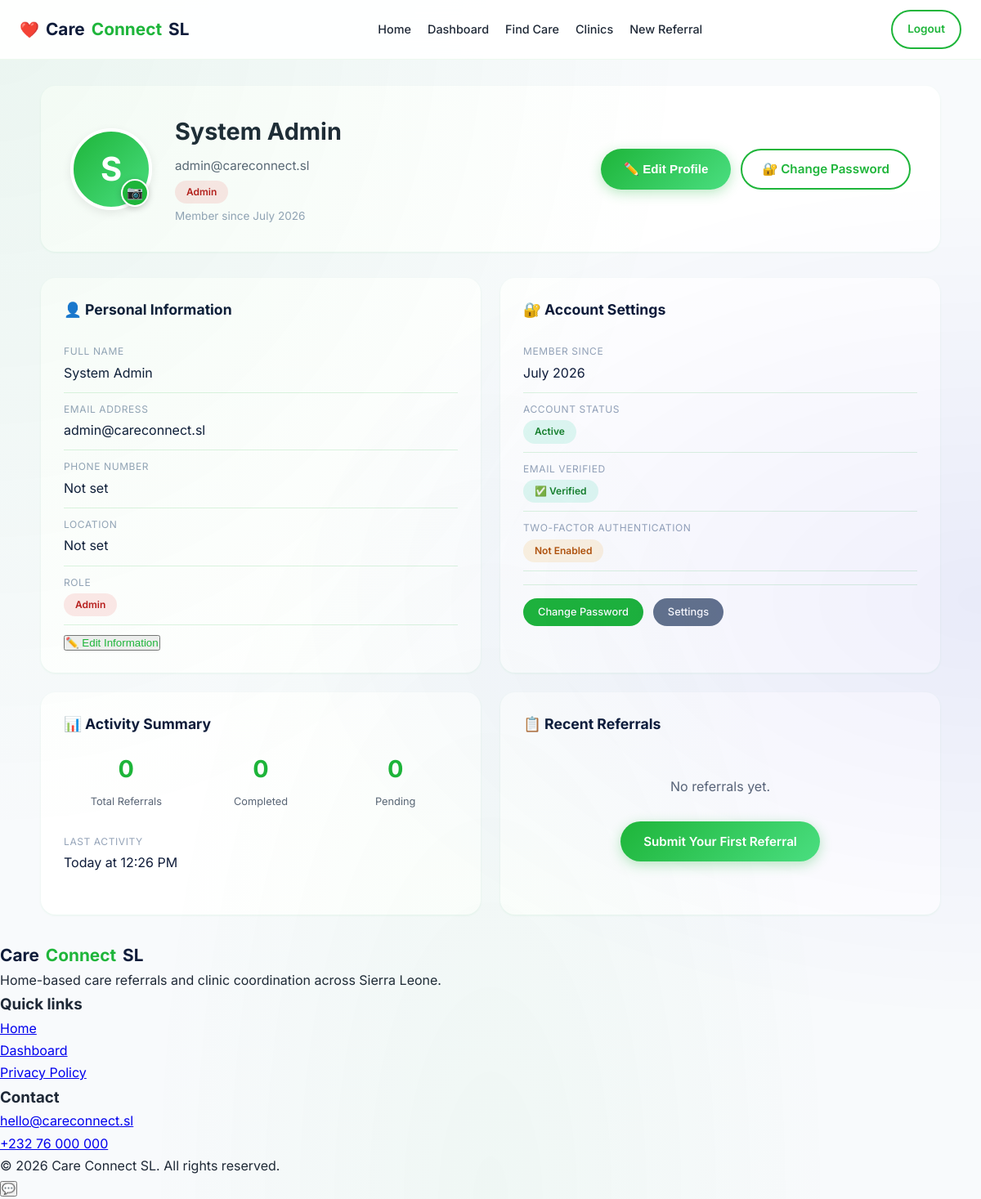
The app's page /profile.php (signed in) with its own data.
### tables this page shows
CREATE TABLE IF NOT EXISTS users (
    id INT AUTO_INCREMENT PRIMARY KEY,
    name VARCHAR(100) NOT NULL,
    email VARCHAR(100) NOT NULL UNIQUE,
    password VARCHAR(255) NOT NULL,
    role ENUM('patient', 'doctor', 'hospital', 'admin') NOT NULL DEFAULT 'patient',
    status ENUM('active', 'inactive', 'banned') DEFAULT 'active',
    email_verified BOOLEAN DEFAULT FALSE,
    verification_token VARCHAR(64) NULL,
    reset_token VARCHAR(64) NULL,
    reset_token_expires DATETIME NULL,
    last_login DATETIME NULL,
    ip_address VARCHAR(45) NULL,
    created_at DATETIME DEFAULT CURRENT_TIMESTAMP,
    updated_at DATETIME DEFAULT CURRENT_TIMESTAMP ON UPDATE CURRENT_TIMESTAMP,
    INDEX idx_email (email),
    INDEX idx_role (role),
    INDEX idx_status (status),
    INDEX idx_created (created_at)
);

### profile.php (the view, shortened to what this page needs)
<?php
require_once 'db.php';
$user_id = $_SESSION['user_id'];
$user_email = $_SESSION['user_email'];
$user_role = $_SESSION['role'] ?? 'patient';
try {
    $stmt = $conn->prepare("SELECT * FROM users WHERE id = ?");
    $stmt->execute([$user_id]);
    $user = $stmt->fetch();
    $user_name = $user['name'];
    $user_email = $user['email'];
    $user_phone = $user['phone'] ?? '';
    $user_location = $user['location'] ?? '';
    $user_picture = $user['profile_picture'] ?? '';
    $user_role = $user['role'] ?? 'patient';
    $user_created = $user['created_at'] ?? date('Y-m-d H:i:s');
    $stmt = $conn->prepare("SELECT COUNT(*) as total FROM referrals WHERE user_id = ?");
    $stmt->execute([$user_id]);
    $totalReferrals = $stmt->fetch()['total'] ?? 0;
    $stmt = $conn->prepare("SELECT COUNT(*) as completed FROM referrals WHERE user_id = ? AND status = 'completed'");
    $stmt->execute([$user_id]);
    $completedReferrals = $stmt->fetch()['completed'] ?? 0;
    $stmt = $conn->prepare("SELECT COUNT(*) as pending FROM referrals WHERE user_id = ? AND status = 'pending'");
    $stmt->execute([$user_id]);
    $pendingReferrals = $stmt->fetch()['pending'] ?? 0;
    $stmt = $conn->prepare("
        SELECT patient_name, medical_condition, status, created_at
        FROM referrals
        WHERE user_id = ?
        ORDER BY created_at DESC
        LIMIT 3
    ");
    $stmt->execute([$user_id]);
    $recentReferrals = $stmt->fetchAll();
} catch (PDOException $e) {
    error_log("Profile fetch error: " . $e->getMessage());
    $user_name = $_SESSION['user_name'];
    $user_phone = '';
    $user_location = '';
    $user_picture = '';
}
$initials = strtoupper(substr($user_name, 0, 1));
$avatar_url = !empty($user_picture) ? $user_picture : '';
?>
<!DOCTYPE html>
<html lang="en">
<head>
    <link rel="stylesheet" href="style.css">
    <link rel="stylesheet" href="dashboard/dashboard.css">
</head>
<body>
<header role="banner">
    <div class="nav-inner">
        <a href="index.html" class="logo" aria-label="Care Connect SL Home">
            <span class="logo-icon" aria-hidden="true">❤️</span> Care<span class="accent">Connect</span> SL
        </a>
        <nav aria-label="Main navigation">
            <ul class="nav-links" role="menubar">
                <li><a href="index.html" role="menuitem">Home</a></li>
                <?php if ($user_role === 'patient'): ?>
                    <li><a href="dashboard/patient-dashboard.php" role="menuitem">Dashboard</a></li>
                <?php elseif ($user_role === 'doctor' || $user_role === 'hospital'): ?>
                    <li><a href="dashboard/provider-dashboard.php" role="menuitem">Dashboard</a></li>
                <?php elseif ($user_role === 'admin'): ?>
                    <li><a href="admin/admin-dashboard.php" role="menuitem">Dashboard</a></li>
                <?php endif; ?>
                <li><a href="pages/doctors.php" role="menuitem">Find Care</a></li>
                <li><a href="pages/hospitals.html" role="menuitem">Clinics</a></li>
                <li><a href="pages/referral.html" role="menuitem">New Referral</a></li>
            </ul>
        </nav>
        <div class="nav-actions">
            <a href="logout.php" class="btn-ghost">Logout</a>
        </div>
    </div>
</header>
<main class="dashboard-main" role="main">
    <div class="dashboard-container">
        <div class="profile-container">
            <section class="profile-header" id="profileHeader">
                <div class="profile-avatar-container">
                    <div class="profile-avatar" id="avatarDisplay">
                        <?php if (!empty($avatar_url) && file_exists($avatar_url)): ?>
                            <img src="<?php echo $avatar_url; ?>" alt="Profile picture" id="avatarImg">
                        <?php else: ?>
                            <span class="placeholder"><?php echo $initials; ?></span>
                        <?php endif; ?>
                    </div>
                    <button class="avatar-upload-btn" id="avatarUploadBtn" aria-label="Upload profile photo">📷</button>
                </div>
                <div class="profile-info">
                    <h1 id="displayName"><?php echo htmlspecialchars($user_name); ?></h1>
                    <p class="profile-email"><?php echo htmlspecialchars($user_email); ?></p>
                    <p class="profile-role">
                        <span class="badge <?php echo strtolower($user_role); ?>"><?php echo ucfirst($user_role); ?></span>
                    </p>
                    <p class="profile-since">Member since <?php echo date('F Y', strtotime($user_created)); ?></p>
                </div>
                <div class="profile-actions-top">
                    <button class="btn-primary" id="editProfileBtn">✏️ Edit Profile</button>
                    <a href="change-password.php" class="btn-ghost">🔐 Change Password</a>
                </div>
            </section>
            <div class="profile-grid">
                <section class="profile-card" id="infoCard">
                    <h2>👤 Personal Information</h2>
                    <div class="view-mode" id="infoView">
                        <div class="profile-detail">
                            <label>Full Name</label>
                            <p id="viewName"><?php echo htmlspecialchars($user_name); ?></p>
                        </div>
                        <div class="profile-detail">
                            <label>Email Address</label>
                            <p><?php echo htmlspecialchars($user_email); ?></p>
                        </div>
                        <div class="profile-detail">
                            <label>Phone Number</label>
                            <p id="viewPhone"><?php echo htmlspecialchars($user_phone ?: 'Not set'); ?></p>
                        </div>
                        <div class="profile-detail">
                            <label>Location</label>
                            <p id="viewLocation"><?php echo htmlspecialchars($user_location ?: 'Not set'); ?></p>
                        </div>
                        <div class="profile-detail">
                            <label>Role</label>
                            <p><span class="badge <?php echo strtolower($user_role); ?>"><?php echo ucfirst($user_role); ?></span></p>
                        </div>
                        <button class="edit-link" id="editInfoBtn">✏️ Edit Information</button>
                    </div>
                </section>
                <section class="profile-card">
                    <h2>🔐 Account Settings</h2>
                    <div class="profile-detail">
                        <label>Member Since</label>
                        <p><?php echo date('F Y', strtotime($user_created)); ?></p>
                    </div>
                    <div class="profile-detail">
                        <label>Account Status</label>
                        <p><span class="badge completed">Active</span></p>
                    </div>
                    <div class="profile-detail">
                        <label>Email Verified</label>
                        <p><span class="badge completed">✅ Verified</span></p>
                    </div>
                    <div class="profile-detail">
                        <label>Two-Factor Authentication</label>
                        <p><span class="badge pending">Not Enabled</span></p>
                    </div>
                    <div style="margin-top: 16px; padding-top: 16px; border-top: 1px solid var(--border); display: flex; gap: 12px; flex-wrap: wrap;">
                        <a href="change-password.php" class="btn-small">Change Password</a>
                        <a href="#" class="btn-small gray">Settings</a>
                    </div>
                </section>
                <section class="profile-card">
                    <h2>📊 Activity Summary</h2>
                    <div class="activity-stats">
                        <div class="activity-stat">
                            <span class="stat-number"><?php echo $totalReferrals; ?></span>
                            <span class="stat-label">Total Referrals</span>
                        </div>
                        <div class="activity-stat">
                            <span class="stat-number"><?php echo $completedReferrals; ?></span>
                            <span class="stat-label">Completed</span>
                        </div>
                        <div class="activity-stat">
                            <span class="stat-number"><?php echo $pendingReferrals; ?></span>
                            <span class="stat-label">Pending</span>
                        </div>
                    </div>
                    <div class="profile-detail" style="margin-top: 16px;">
                        <label>Last Activity</label>
                        <p>Today at <?php echo date('h:i A'); ?></p>
                    </div>
                </section>
                <section class="profile-card">
                    <h2>📋 Recent Referrals</h2>
                    <?php if (!empty($recentReferrals)): ?>
                        <div class="referral-list">
                            <?php foreach ($recentReferrals as $referral): ?>
                                <div class="referral-item" style="padding: 10px 0; border-bottom: 1px solid var(--border);">
                                    <div class="referral-info">
                                        <h4 style="font-size: 0.95rem; margin: 0;"><?php echo htmlspecialchars($referral['patient_name']); ?></h4>
                                        <p style="font-size: 0.85rem; color: var(--muted); margin: 4px 0 0 0;"><?php echo substr($referral['medical_condition'], 0, 50); ?>...</p>
                                    </div>
                                    <span class="badge <?php echo $referral['status']; ?>" style="margin-top: 4px;">
                                        <?php echo ucfirst(str_replace('_', ' ', $referral['status'])); ?>
                                    </span>
                                </div>
                            <?php endforeach; ?>
                        </div>
                        <a href="referrals-history.php" class="view-all" style="display: block; text-align: center; margin-top: 12px;">View All Referrals →</a>
                    <?php else: ?>
                        <div class="empty-state">
                            <p style="color: var(--muted);">No referrals yet.</p>
                            <a href="pages/referral.html" class="btn-primary" style="margin-top: 12px; display: inline-block;">Submit Your First Referral</a>
                        </div>
                    <?php endif; ?>
                </section>
            </div>
        </div>
    </div>
</main>
<footer class="site-footer" role="contentinfo">
    <div class="footer-grid container">
        <div>
            <a href="index.html" class="logo" aria-label="Care Connect SL Home">Care<span class="accent">Connect</span> SL</a>
            <p>Home-based care referrals and clinic coordination across Sierra Leone.</p>
        </div>
        <div>
            <h3>Quick links</h3>
            <ul class="footer-links">
                <li><a href="index.html">Home</a></li>
                <li><a href="dashboard/patient-dashboard.php">Dashboard</a></li>
                <li><a href="privacy.html">Privacy Policy</a></li>
            </ul>
        </div>
        <div>
            <h3>Contact</h3>
            <p><a href="mailto:hello@careconnect.sl">hello@careconnect.sl</a></p>
            <p><a href="tel:+23276000000">+232 76 000 000</a></p>
        </div>
    </div>
    <p class="footer-note">&copy; 2026 Care Connect SL. All rights reserved.</p>
</footer>
</body>
</html>

### records on screen
users: name "S", name "System Admin", email "admin@careconnect.sl", role "Admin"

### other values on screen
$user_phone ?: 'Not set' "Not set"
$user_location ?: 'Not set' "Not set"
$totalReferrals "0"
$completedReferrals "0"
$pendingReferrals "0"
